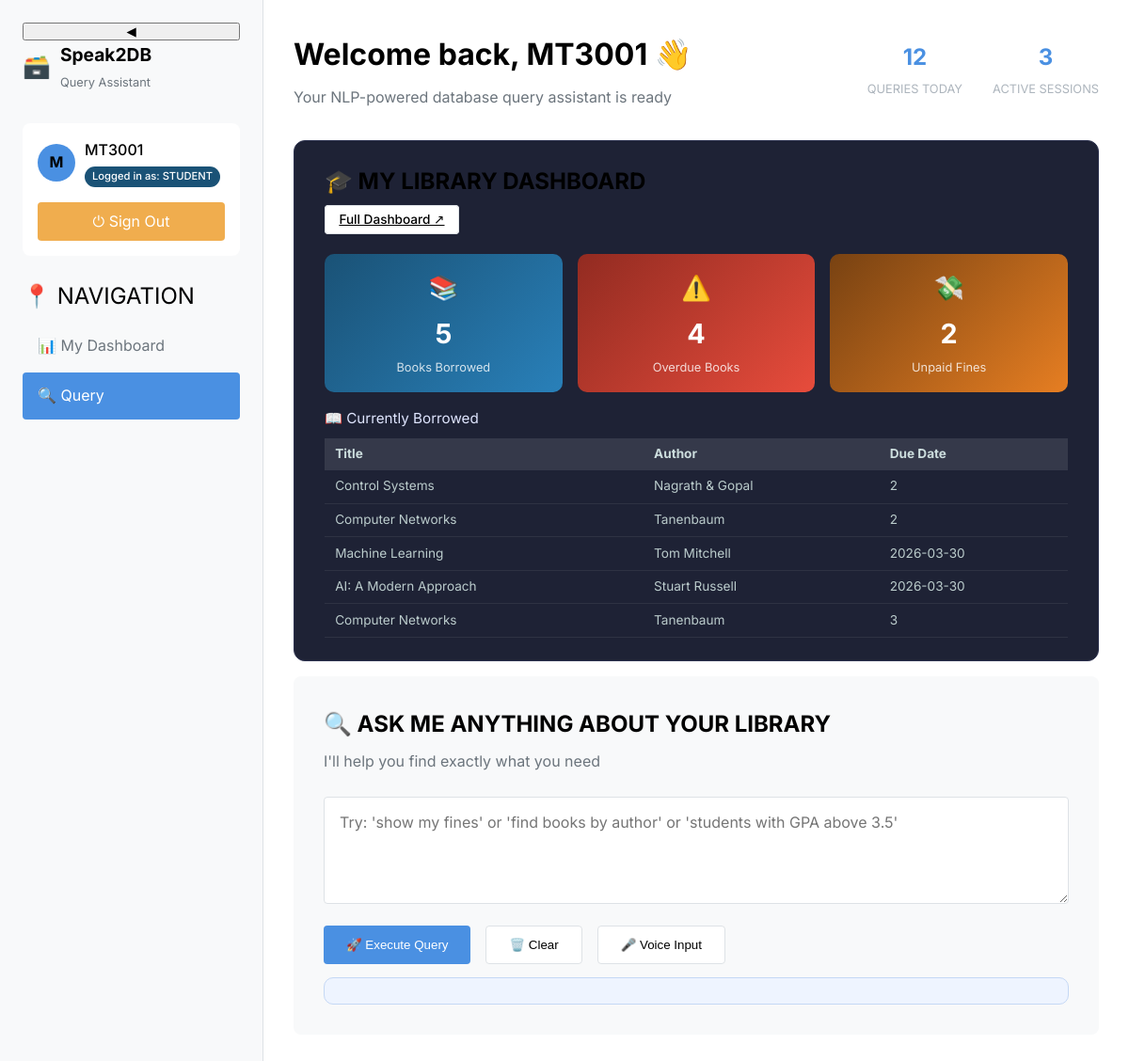
The page / (signed in) on the database its author committed.
### tables this page shows
CREATE TABLE Students (
        id INTEGER PRIMARY KEY AUTOINCREMENT,
        roll_number TEXT UNIQUE NOT NULL,
        name TEXT NOT NULL,
        branch TEXT NOT NULL,
        year TEXT NOT NULL,
        email TEXT UNIQUE NOT NULL,
        phone TEXT NOT NULL,
        role TEXT DEFAULT 'Student',
        gpa REAL DEFAULT 0.0,
        attendance INTEGER DEFAULT 0,
        created_date TEXT DEFAULT CURRENT_TIMESTAMP
    );

CREATE TABLE Issued (
        id INTEGER PRIMARY KEY AUTOINCREMENT,
        student_id INTEGER NOT NULL,
        book_id INTEGER NOT NULL,
        issue_date TEXT NOT NULL,
        due_date TEXT NOT NULL,
        return_date TEXT,
        status TEXT DEFAULT 'Issued',
        FOREIGN KEY (student_id) REFERENCES Students(id) ON DELETE CASCADE,
        FOREIGN KEY (book_id) REFERENCES Books(id) ON DELETE CASCADE
    );

CREATE TABLE Books (
        id INTEGER PRIMARY KEY AUTOINCREMENT,
        title TEXT NOT NULL,
        author TEXT NOT NULL,
        category TEXT NOT NULL,
        publisher_id INTEGER,
        total_copies INTEGER NOT NULL DEFAULT 1,
        available_copies INTEGER NOT NULL DEFAULT 1,
        FOREIGN KEY (publisher_id) REFERENCES Publishers(id)
    );

### app.py (the view, shortened to what this page needs)
@app.route('/')
def index():
    if "user_id" not in session:
        return redirect(url_for("login"))
    user_id = session["user_id"]
    user_role = session.get("role", "Student")
    student_id = session.get("student_id")
    user_info = {"username": user_id, "role": user_role, "permissions": []}
    dashboard_data = {}
    try:
        conn = get_db_connection(MAIN_DB)
        if user_role == "Student" and student_id:
            student_info = conn.execute(
                "SELECT * FROM Students WHERE id = ?", (student_id,)
            ).fetchone()
            current_books = conn.execute(
                """SELECT i.*, b.title, b.author FROM Issued i
                   JOIN Books b ON i.book_id = b.id
                   WHERE i.student_id = ? AND i.return_date IS NULL
                   ORDER BY i.due_date ASC LIMIT 5""",
                (student_id,),
            ).fetchall()
            overdue_books = conn.execute(
                """SELECT i.*, b.title, b.author FROM Issued i
                   JOIN Books b ON i.book_id = b.id
                   WHERE i.student_id = ? AND i.return_date IS NULL
                   AND i.due_date < date('now')""",
                (student_id,),
            ).fetchall()
            unpaid_fines = conn.execute(
                "SELECT * FROM Fines WHERE student_id = ? AND status = 'Unpaid'",
                (student_id,),
            ).fetchall()
            dashboard_data = {
                "student_info": dict(student_info) if student_info else {},
                "current_books": [dict(r) for r in current_books],
                "overdue_count": len(overdue_books),
                "unpaid_fines": len(unpaid_fines),
            }
        conn.close()
    except Exception as exc:
        logger.error("index dashboard data fetch error: %s", exc)
    return render_template(
        "index.html",
        user=user_info.get("username", user_id),
        role=user_role,
        dashboard_data=dashboard_data,
    )

### app.py (called while the page is built)
@app.context_processor
def inject_user():
    if "user_id" in session:
        return {
            "current_user": {
                "username": session["user_id"],
                "role": session.get("role", "Student"),
            },
            "user_role": session.get("role", "Student"),
        }
    return {}

    @app.after_request
    def add_security_headers(response):
        return apply_security_headers(response)

### db/connection.py (called while the page is built)
def get_db_connection(db_path: str) -> sqlite3.Connection:
    conn = sqlite3.connect(db_path)
    conn.row_factory = sqlite3.Row
    conn.execute(f"PRAGMA busy_timeout = {SQLITE_BUSY_TIMEOUT_MS}")
    return conn

### security_layers.py (called while the page is built)
def apply_security_headers(response):
    headers = security.get_security_headers()
    for header, value in headers.items():
        response.headers[header] = value
    return response

### templates/index.html (shortened to what this page needs)
<!DOCTYPE html>
<html lang="en">
<head>
    <link rel="stylesheet" href="/static/css/style.css?v=14">
</head>
<body>
    <div class="dashboard">
        <aside class="sidebar" id="sidebar">
            <button class="sidebar-toggle" onclick="toggleSidebar()" title="Toggle Sidebar">
                <span id="toggleIcon">◀</span>
            </button>
            <div class="sidebar-brand">
                <div class="brand-icon">🗃️</div>
                <div class="brand-text">
                    <h2>Speak2DB</h2>
                    <span>Query Assistant</span>
                </div>
            </div>
            <div class="user-card">
                <div class="user-info">
                    <div class="user-avatar">{{ user[0]|upper if user else '?' }}</div>
                    <div>
                        <div class="user-name">{{ user }}</div>
                        <span class="role-badge role-{{ role.lower() }}">Logged in as: {{ role|upper }}</span>
                    </div>
                </div>
                <a href="{{ url_for('logout') }}" class="btn-logout">⏻ Sign Out</a>
            </div>
            <div class="nav-section">
                <div class="section-title">📍 Navigation</div>
                <nav class="modern-nav">
                    {% if role == 'Student' %}
                    <a href="{{ url_for('dashboard.student_dashboard') }}" class="nav-link">
                        <span class="nav-icon">📊</span>
                        <span class="nav-text">My Dashboard</span>
                    </a>
                    <a href="{{ url_for('index') }}" class="nav-link active">
                        <span class="nav-icon">🔍</span>
                        <span class="nav-text">Query</span>
                    </a>
                    {% endif %}
                </nav>
            </div>
        </aside>
        <main class="main-content">
            <header class="content-header">
                <div class="header-content">
                    <div>
                        <h1 class="page-title">Welcome back, {{ user }} 👋</h1>
                        <p class="page-subtitle">
                            {% if page_title %}{{ page_title }} — {% endif %}Your NLP-powered database query assistant is ready
                        </p>
                    </div>
                    <div class="header-stats">
                        <div class="stat-item">
                            <span class="stat-number">12</span>
                            <span class="stat-label">Queries Today</span>
                        </div>
                        <div class="stat-item">
                            <span class="stat-number">3</span>
                            <span class="stat-label">Active Sessions</span>
                        </div>
                    </div>
                </div>
            </header>
            {% if role == 'Student' %}
            <section class="dashboard-panel student-panel">
                <div class="section-header">
                    <h2 class="section-title">🎓 My Library Dashboard</h2>
                    <a href="{{ url_for('dashboard.student_dashboard') }}" class="btn-secondary" style="font-size:0.85rem;padding:0.4rem 0.9rem;">Full Dashboard ↗</a>
                </div>
                <div class="widget-grid">
                    <div class="widget-card widget-blue">
                        <div class="widget-icon">📚</div>
                        <div class="widget-value">{{ dashboard_data.get('current_books', [])|length }}</div>
                        <div class="widget-label">Books Borrowed</div>
                    </div>
                    <div class="widget-card widget-red">
                        <div class="widget-icon">⚠️</div>
                        <div class="widget-value">{{ dashboard_data.get('overdue_count', 0) }}</div>
                        <div class="widget-label">Overdue Books</div>
                    </div>
                    <div class="widget-card widget-orange">
                        <div class="widget-icon">💸</div>
                        <div class="widget-value">{{ dashboard_data.get('unpaid_fines', 0) }}</div>
                        <div class="widget-label">Unpaid Fines</div>
                    </div>
                </div>
                {% if dashboard_data.get('current_books') %}
                <div class="widget-table-wrap">
                    <p class="widget-table-title">📖 Currently Borrowed</p>
                    <table class="widget-table">
                        <thead><tr><th>Title</th><th>Author</th><th>Due Date</th></tr></thead>
                        <tbody>
                        {% for book in dashboard_data.get('current_books', []) %}
                        <tr>
                            <td>{{ book.get('title', '-') }}</td>
                            <td>{{ book.get('author', '-') }}</td>
                            <td>{{ book.get('due_date', '-') }}</td>
                        </tr>
                        {% endfor %}
                        </tbody>
                    </table>
                </div>
                {% endif %}
            </section>
            {% endif %}
            <section class="query-section">
                <div class="section-header">
                    <h2 class="section-title floating-icon">🔍 Ask me anything about your library</h2>
                    <p class="section-subtitle">I'll help you find exactly what you need</p>
                </div>
                <div class="query-container">
                    <div style="position:relative">
                        <textarea
                            id="queryInput"
                            class="query-input search-input-enhanced"
                            placeholder="Try: 'show my fines' or 'find books by author' or 'students with GPA above 3.5'"
                            rows="4"
                            autocomplete="off"
                        >{{ prefill_query or '' }}</textarea>
                    </div>
                    <div class="query-actions">
                        <button id="queryBtn" class="btn-primary btn-interactive">
                            <span class="floating-icon">🚀</span>
                            Execute Query
                        </button>
                        <button id="clearBtn" class="btn-secondary btn-interactive">
                            <span class="floating-icon">🗑️</span>
                            Clear
                        </button>
                        <button id="voiceBtn" class="btn-secondary btn-interactive" type="button" title="Push to talk">
                            <span class="floating-icon">🎤</span>
                            Voice Input
                        </button>
                    </div>
                    <div id="voiceStatus" class="voice-status" aria-live="polite"></div>
                </div>
            </section>
        </main>
    </div>
    </body>
</html>

### static/css/style.css (style rules this page uses)
:root { --bg-primary: #ffffff; --bg-secondary: #f8f9fa; --bg-card: #ffffff; --border: #dee2e6; --primary: #4a90e2; --primary-light: #818cf8; --secondary: #5cb85c; --accent: #f0ad4e; --text: #000000; --text-secondary: #6c757d; --text-muted: #adb5bd; --flash-success-bg: #e8f5e9; --flash-success-border: #2e7d32; --flash-error-bg: #fdecea; --flash-error-border: #c62828; --gradient-bg: linear-gradient(135deg, #0f172a 0%, #1e293b 100%); --gradient-primary: linear-gradient(135deg, #6366f1 0%, #8b5cf6 100%); --glow-primary: 0 0 20px rgba(99, 102, 241, 0.4); --shadow-card: 0 4px 24px rgba(0, 0, 0, 0.3); --shadow-hover: 0 8px 32px rgba(99, 102, 241, 0.5); }
* { box-sizing: border-box; margin: 0; padding: 0; }
body { background-color: var(--bg-primary); color: var(--text); font-family: 'Inter', sans-serif; line-height: 1.6; min-height: 100vh; }
.dashboard { display: grid; grid-template-columns: 280px 1fr; height: 100vh; }
.sidebar { background: var(--bg-secondary); border-right: 1px solid var(--border); display: flex; flex-direction: column; padding: 1.5rem; overflow-y: auto; }
.sidebar-brand { display: flex; align-items: center; gap: 10px; margin-bottom: 2rem; }
.brand-icon { font-size: 24px; }
.brand-text h2 { color: var(--text); font-size: 1.2rem; margin: 0; }
.brand-text span { color: var(--text-secondary); font-size: 0.8rem; }
.user-card { background: var(--bg-card); border-radius: 8px; padding: 1rem; margin-bottom: 1.5rem; }
.user-info { display: flex; align-items: center; gap: 10px; margin-bottom: 1rem; }
.user-avatar { width: 40px; height: 40px; border-radius: 50%; background: var(--primary); display: flex; align-items: center; justify-content: center; font-weight: bold; }
.user-name { color: var(--text); font-weight: 500; }
.role-badge { display: inline-block; padding: 2px 8px; border-radius: 12px; font-size: 0.7rem; font-weight: 500; }
.role-student { background: #1a5276; color: #fff; }
.btn-logout { background: var(--accent); color: white; border: none; padding: 8px 16px; border-radius: 4px; cursor: pointer; text-decoration: none; display: block; text-align: center; }
.nav-section { margin-bottom: 1rem; }
.section-title { color: var(--text-secondary); font-size: 0.8rem; text-transform: uppercase; margin-bottom: 0.5rem; }
.nav-link { display: block; padding: 0.75rem 1rem; color: var(--text-secondary); text-decoration: none; border-radius: 4px; transition: all 0.2s ease; margin-bottom: 0.25rem; }
.nav-link.active { background: var(--primary); color: white; }
.main-content { padding: 2rem; overflow-y: auto; }
.content-header { margin-bottom: 2rem; }
.header-content { display: flex; justify-content: space-between; align-items: center; }
.page-title { color: var(--text); font-size: 2rem; margin-bottom: 0.5rem; }
.page-subtitle { color: var(--text-secondary); margin: 0; }
.header-stats { display: flex; gap: 2rem; }
.stat-item { text-align: center; }
.stat-number { display: block; font-size: 1.5rem; font-weight: bold; color: var(--primary); }
.stat-label { font-size: 0.8rem; color: var(--text-muted); text-transform: uppercase; }
.query-section { background: var(--bg-secondary); border-radius: 8px; padding: 2rem; margin-bottom: 2rem; }
.section-header { margin-bottom: 1.5rem; }
.section-title { color: var(--text); font-size: 1.5rem; margin-bottom: 0.5rem; }
.section-subtitle { color: var(--text-secondary); margin: 0; }
.query-container { max-width: 800px; }
.query-input { width: 100%; background: var(--bg-card); border: 1px solid var(--border); border-radius: 4px; padding: 1rem; color: var(--text); font-family: 'Inter', sans-serif; font-size: 1rem; resize: vertical; margin-bottom: 1rem; }
.query-actions { display: flex; gap: 1rem; }
.btn-primary { background: var(--primary); color: white; border: none; padding: 0.75rem 1.5rem; border-radius: 4px; cursor: pointer; font-weight: 500; transition: background 0.2s ease; }
.btn-secondary { background: var(--bg-card); color: var(--text); border: 1px solid var(--border); padding: 0.75rem 1.5rem; border-radius: 4px; cursor: pointer; font-weight: 500; transition: all 0.2s ease; }

### rows shown on the page
Students: roll_number "MT3001", role "STUDENT"
Issued: get "Control Systems", get "Nagrath & Gopal", get "2"
Issued: get "Computer Networks", get "Tanenbaum", get "2"
Issued: get "Machine Learning", get "Tom Mitchell", get "2026-03-30"
Issued: get "AI: A Modern Approach", get "Stuart Russell", get "2026-03-30"
Issued: get "Computer Networks", get "Tanenbaum", get "3"

### other values the page prints
{{ user[0]|upper if user else '?' }} "M"
{{ dashboard_data.get('current_books', [])|length }} "5"
{{ dashboard_data.get('overdue_count', 0) }} "4"
{{ dashboard_data.get('unpaid_fines', 0) }} "2"
